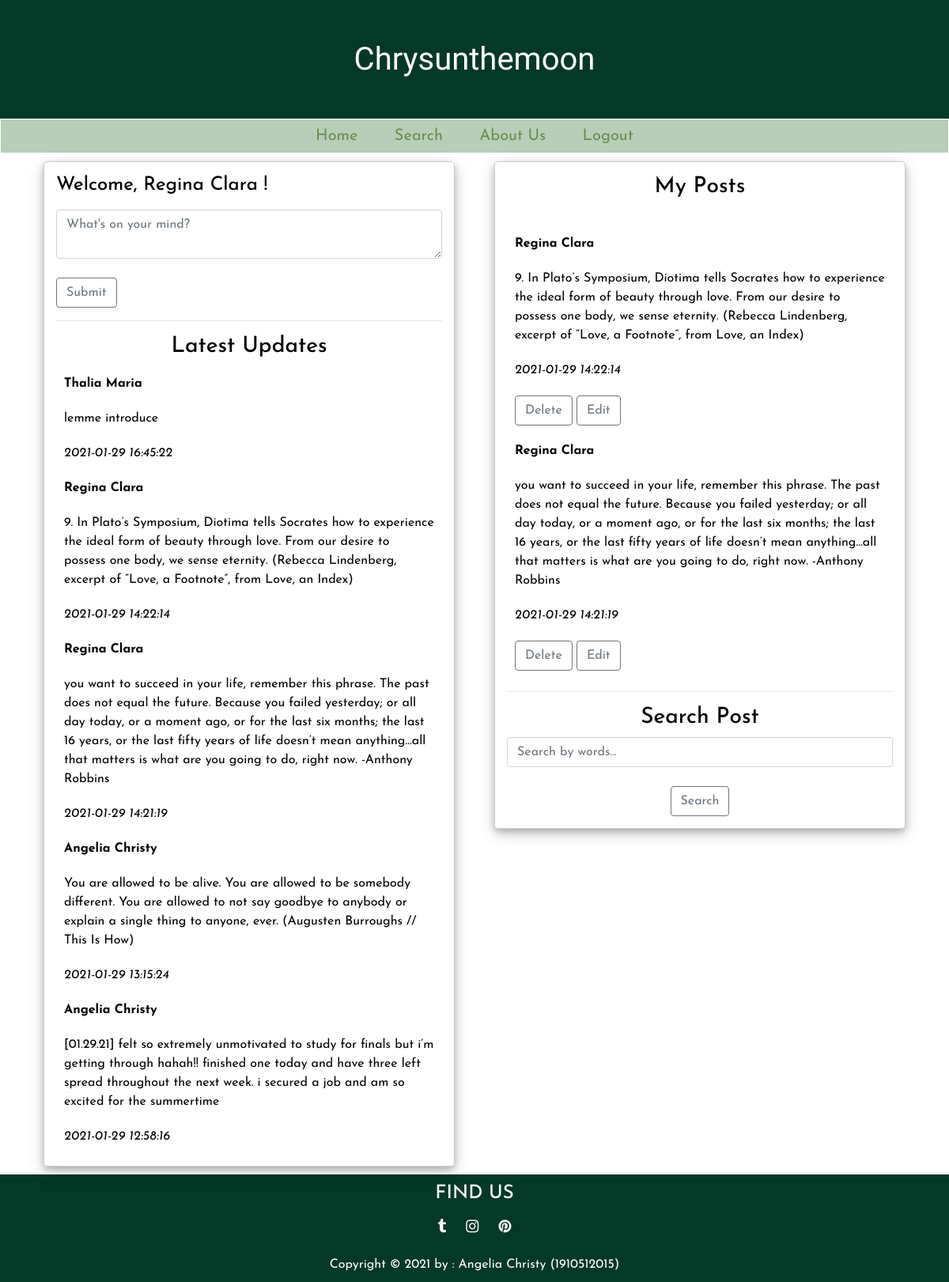
Page /home.php (signed in) on the committed database.
### tables this page shows
CREATE TABLE `posts` (
  `id_post` int(3) NOT NULL,
  `username` char(10) NOT NULL,
  `textpost` text NOT NULL,
  `date` datetime NOT NULL DEFAULT current_timestamp() ON UPDATE current_timestamp()
);

CREATE TABLE `akun` (
  `username` char(10) NOT NULL,
  `name` varchar(255) NOT NULL,
  `password` varchar(255) NOT NULL
);

### home.php (the view, shortened to what this page needs)
<?php
include "config.php";
?>
<!DOCTYPE html>
<html>
<head>
	<link rel="stylesheet"
	href="https://cdnjs.cloudflare.com/ajax/libs/font-awesome/4.7.0/css/font-awesome.min.css">
	<link rel="stylesheet" href="https://maxcdn.bootstrapcdn.com/bootstrap/4.0.0/css/bootstrap.min.css">
	<link rel="stylesheet" type="text/css" href="css/design.css">
	</head>
<body>
	<div id="header">
		<h1 id="header_text">Chrysunthemoon</h1>
	</div>
	<div id="navbar">
		<ul>
			<li><a href="home.php">Home</a></li>
			<li><a href="#searchpost">Search</a></li>
			<li><a href="about.php">About Us</a></li>
			<li><a href="logout.php">Logout</a></li>
		</ul>
	</div>
		<div class="container">
		<div class="row">
		<div class="col">
		<div id="content">
		<div class="addpost">
			<form action="home.php" method="post">
				<label for="textpost"><h4>Welcome, <?php echo $_SESSION['name'] ?> !</h4></label><br>
			  	<textarea class="form-control" id="textpost" name="textpost" placeholder="What's on your mind?"></textarea><br>
			  	<input class="btn btn-outline-secondary" type="submit" name="btnsubmit" value="Submit">
			</form>
		</div>
		<hr>
		<h3>Latest Updates</h3>
		<div class="post">
		<table cellpadding="10">
			<?php
			$hasil = mysqli_query($conn,"SELECT * FROM posts JOIN akun WHERE akun.username = posts.username ORDER BY date DESC");
    		foreach($hasil as $row){
			?>
			<tr>
    			<td><b><?php echo $row['name']; ?></b></td>
			</tr>
			<tr>
				<td><?php echo $row['textpost']; ?></td>
			</tr>
			<tr>
				<td><i><?php echo $row['date']; ?></i></td>
			</tr>
			<?php
			}
			?>
		</table>
		</div>
		</div>
		</div>
		<div class="col">
			<div id="content">
			<h3>My Posts</h3><br>
			<div class="post">
			<table cellpadding="10">
				<?php
				$hasil = mysqli_query($conn,"SELECT * FROM posts JOIN akun WHERE akun.username = posts.username ORDER BY date DESC");
    			foreach($hasil as $row){
    			if ($row['username'] == $_SESSION['username']) {
				?>
				<tr>
    				<td><b><?php echo $row['name']; ?></b></td>
				</tr>
				<tr>
					<td><?php echo $row['textpost']; ?></td>
				</tr>
				<tr>
					<td><i><?php echo $row['date']; ?></i></td>
				</tr>
				<tr>
					<td>
					<?php
						if ($row['username'] == $_SESSION['username']) {
					?>
						<a class="btn btn-outline-secondary" href="delete.php?id_post=<?php echo $row['id_post']; ?>" role="button">Delete</a>
						<a class="btn btn-outline-secondary" href="update.php?id_post=<?php echo $row['id_post']; ?>" role="button">Edit</a>
					<?php
						}
					?>
					</td>
				</tr>
				<?php
				}
				}
				?>
			</table>
			</div>
			<hr>
			<h3 id="searchpost">Search Post</h3>
			<form action="search.php">
        	    <input class="form-control" type="text" name="searchbar" placeholder="Search by words..." required><br>
    			<input class="btn btn-outline-secondary" type="submit" value="Search" name="search">
        	</form>
			</div>
		</div>
		</div>
		</div>
	<div id="footer">
		<h4>FIND US</h4>
		<p>
			<a href="https://laviestunfilm.tumblr.com/" target="_blank" class="fa fa-tumblr"></a>
			<a href="https://www.instagram.com/angelchrst/" target="_blank" class="fa fa-instagram"></a>
			<a href="https://id.pinterest.com/cheristee/" target="_blank" class="fa fa-pinterest"></a>
		</p>
		<a>Copyright &copy; 2021 by : Angelia Christy (1910512015)</a>
	</div>
</body>
</html>

### css/design.css (style rules this page uses)
* { box-sizing: border-box; }
body { margin: 0; }
#header { background-color: #043927; height: 150px; position: relative; }
#header_text { font-family: 'Sacramento', cursive; font-size: 30pt; text-align: center; top: 50%; left: 50%; position: absolute; transform: translate(-50%, -50%); color: white; }
#navbar { width: 100%; border: 1px solid #FFF; background-color: #B6CFB6; font-family: 'Josefin Sans', sans-serif; font-size: 15pt; }
#navbar ul { text-align: center; margin: 6px 6px 6px 6px; padding: 0px; list-style: none; }
#navbar li { margin: 10px; padding: 0px; display: inline; }
#navbar a { padding: 10px 10px 10px 10px; text-decoration: none; color: #688F4E; font-size: 15pt; }
#content { margin: 10px 10px 10px 10px; padding: 15px; border: 1px solid #CCCCCC; text-align: center; color: #000; font-family: 'Josefin Sans', sans-serif; border-radius: 5px; box-shadow: 0 4px 8px 0 rgba(0, 0, 0, 0.2), 0 6px 20px 0 rgba(0, 0, 0, 0.19); }
.addpost { text-align: left; }
.post { text-align: left; }
#footer { bottom: 0; width: 100%; background-color: #043927; color: white; text-align: center; padding: 10px; font-family: 'Josefin Sans', sans-serif; }
#footer p a { padding: 10px; text-decoration: none; color: #FFF; font-size: 14pt; }

### rows in the picture
posts: akun.name "Thalia Maria", textpost "lemme introduce", date "2021-01-29 16:45:22"
posts: akun.name "Regina Clara", textpost "9. In Plato’s Symposium, Diotima tells Socrates how to experience the ideal form of beauty through love. From our desire to possess one body, we sense eternity. (Rebecca Lindenberg, excerpt of “Love, a Footnote”, from Love, an Index)", date "2021-01-29 14:22:14"
posts: akun.name "Regina Clara", textpost "you want to succeed in your life, remember this phrase. The past does not equal the future. Because you failed yesterday; or all day today, or a moment ago, or for the last six months; the last 16 years, or the last fifty years of life doesn’t mean anything…all that matters is what are you going to do, right now. -Anthony Robbins", date "2021-01-29 14:21:19"
posts: akun.name "Angelia Christy", textpost "You are allowed to be alive. You are allowed to be somebody different. You are allowed to not say goodbye to anybody or explain a single thing to anyone, ever. (Augusten Burroughs // This Is How)", date "2021-01-29 13:15:24"
posts: akun.name "Angelia Christy", textpost "[01.29.21] felt so extremely unmotivated to study for finals but i’m getting through hahah!! finished one today and have three left spread throughout the next week. i secured a job and am so excited for the summertime", date "2021-01-29 12:58:16"

### other values in the picture
$_SESSION['name'] "Regina Clara"
